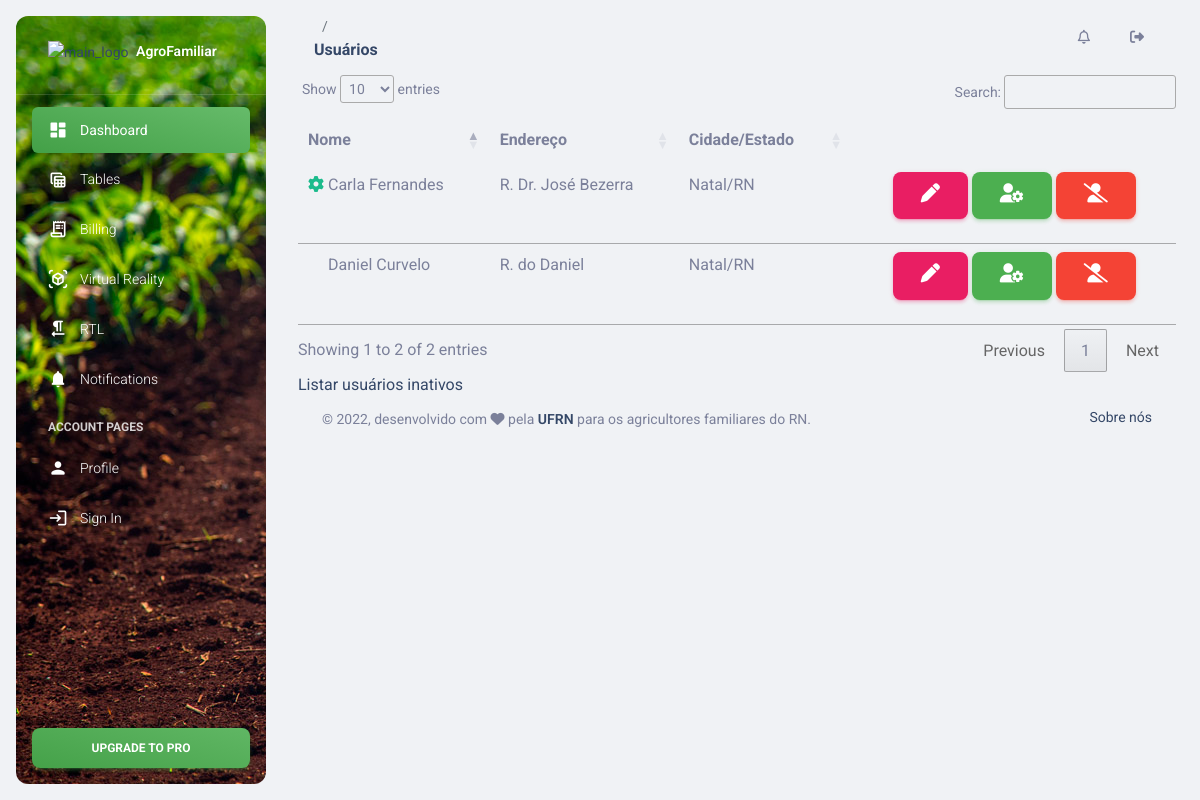
Page /usuario/listar/1 on the committed database.
### Usuario/models.py (models this page shows)
class Usuario(User):
    endereco = models.CharField(max_length=100, verbose_name='Endereço')
    cidade = models.CharField(max_length=100, verbose_name='Cidade')
    estado = models.CharField(max_length=100, verbose_name='Estado')
    def __str__(self):
        return self.first_name + " " + self.last_name
    class Meta:
        ordering = ['first_name', 'last_name']
        verbose_name = "Usuário"
        verbose_name_plural = "Usuários"

### Usuario/views.py (the view)
# urls.py: path('listar/', views.listar_producao, name='listar'),
def listar (request, ativo):
    lista_usuarios = Usuario.objects.filter(is_active=ativo)
    informacoes = {
        'lista_usuarios': lista_usuarios,
        'ativo': ativo
    }
    return render(request, "Usuario/listar.html", informacoes)

### Templates/Usuario/listar.html (shortened to what this page needs)
{% extends "Base/base.html" %}
{% block titulo %}
    Usuários
{% endblock %}
{% block conteudo %}
<table id="tabela_usuario" class="table" cellspacing="0" width="100%">
    <thead>
      <tr>
        <th class="th-sm">Nome</th>
        <th class="th-sm">Endereço</th>
        <th class="th-sm">Cidade/Estado</th>
        <th class="th-sm"></th>
      </tr>
    </thead>
    <tbody>
        {% for usuario in lista_usuarios %}
            <tr id="usuario_{{usuario.pk}}">
                <td>
                  {% if usuario.is_superuser %}
                    <i id="superuser_{{usuario.pk}}" class="fa-solid fa-gear" style="color:#1cbb8c" title="Administrador"></i>
                  {% else %}
                    <i id="superuser_{{usuario.pk}}" class="fa-solid fa-gear" style="color:#1cbb8c; visibility:hidden" title="Administrador"></i>
                  {% endif %}
                  {{usuario}}
                </td>
                <td>{{usuario.endereco}}</td>
                <td>{{usuario.cidade}}/{{usuario.estado}}</td>
                <td align="center">
                  {% if ativo %}
                    <button type="submit" class="btn btn-primary btn-circle btn-lg" title="Editar" >
                      <i class="fa-solid fa-pen"></i>
                    </button>
                    <button type="submit" class="btn btn-success btn-circle btn-lg" title="Tornar admin" onclick="mudar_status_admin({{usuario.pk}})">
                      <i class="fa-solid fa-user-gear"></i>
                    </button>
                    <button type="submit" class="btn btn-danger btn-circle btn-lg" title="Desabilitar" onclick="mudar_status({{usuario.pk}})">
                      <i class="fa-solid fa-user-slash"></i>
                    </button>
                  {% else %}
                    <button type="submit" class="btn btn-success btn-circle btn-lg" title="Habilitar usuário" onclick="mudar_status({{usuario.pk}})">
                      <i class="fa-solid fa-user"></i>
                    </button>
                  {% endif %}
                </td>
            </tr>
        {% endfor %}
    </tbody>
  </table>
  {% if ativo %}
    <a href="{% url 'usuario:listar' ativo=0 %}">Listar usuários inativos</a>
  {% else %}
  <a href="{% url 'usuario:listar' ativo=1 %}">Listar usuários ativos</a>
  {% endif %}
{% endblock %}

### rows in the picture
Usuario: last_name "Carla Fernandes", endereco "R. Dr. José Bezerra", cidade "Natal", estado "RN"
Usuario: last_name "Daniel Curvelo", endereco "R. do Daniel", cidade "Natal", estado "RN"
